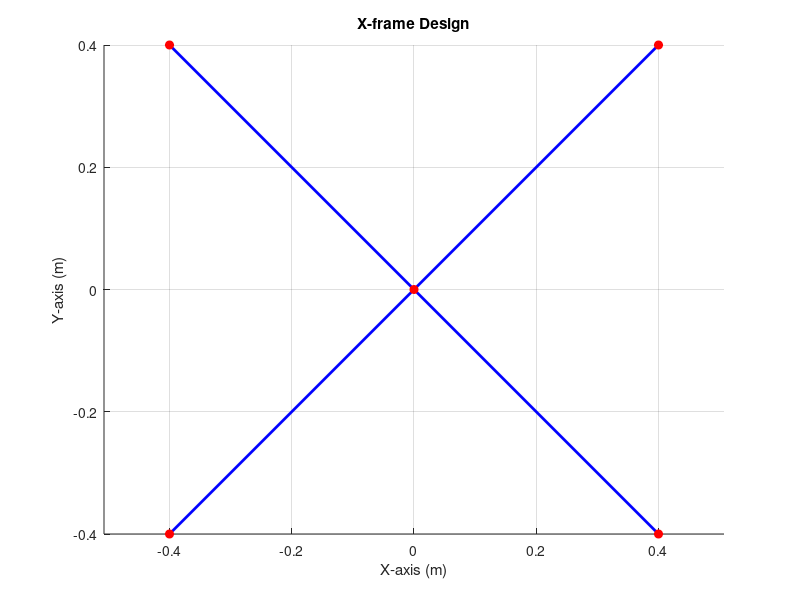
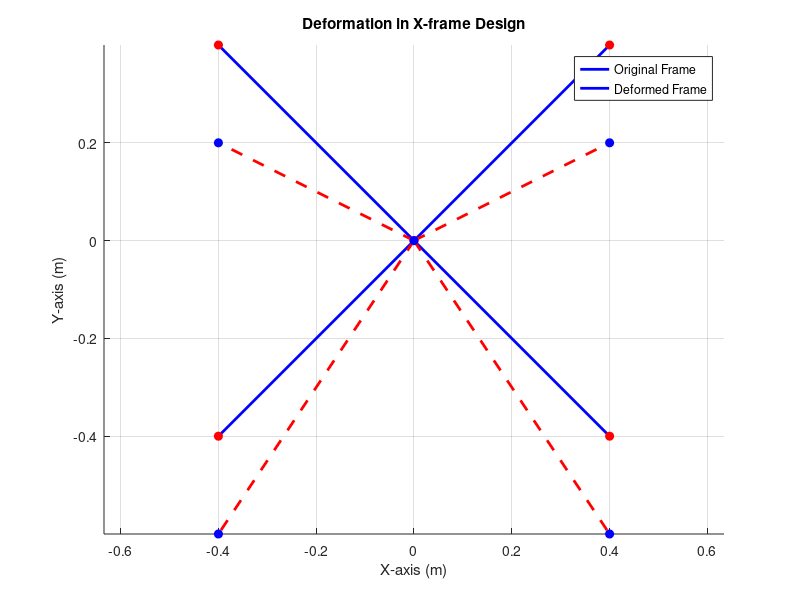

MATLAB code to generate these figures, in order:
% MATLAB Script for Frame Design and Simulation

%% --- Step 1: Define the Frame Configuration ---
% Choose between 'X-frame' or 'H-frame' configurations
% Students can modify the frame type here
frame_type = 'X-frame'; % Options: 'X-frame', 'H-frame'

% Frame dimensions (meters)
arm_length = 0.4; % Length of the frame arms
width = 0.1; % Width of the H-frame (only applies to H-frame)

% Define node positions based on frame type
switch frame_type
    case 'X-frame'
        % X-frame configuration: symmetric arms at 45 degrees
        nodes = [0, 0;  % Center (body of the quadcopter)
            arm_length, arm_length;  % Front-right motor
            -arm_length, arm_length; % Front-left motor
            -arm_length, -arm_length; % Back-left motor
            arm_length, -arm_length]; % Back-right motor
        element_connectivity = [1, 2; 1, 3; 1, 4; 1, 5]; % Arms

    case 'H-frame'
        % H-frame configuration: straight horizontal and vertical arms
        nodes = [0, 0;  % Center (body of the quadcopter)
            width, arm_length; % Front-right motor
            -width, arm_length; % Front-left motor
            -width, -arm_length; % Back-left motor
            width, -arm_length]; % Back-right motor
        element_connectivity = [1, 2; 1, 3; 1, 4; 1, 5]; % Arms
end

% Plot the frame structure
figure;
hold on;
for i = 1:size(element_connectivity, 1)
    plot([nodes(element_connectivity(i, 1), 1), nodes(element_connectivity(i, 2), 1)], ...
        [nodes(element_connectivity(i, 1), 2), nodes(element_connectivity(i, 2), 2)], 'b-', 'LineWidth', 2);
end
plot(nodes(:, 1), nodes(:, 2), 'ro', 'MarkerFaceColor', 'r'); % Plot nodes
axis equal;
title([frame_type ' Design']);
xlabel('X-axis (m)');
ylabel('Y-axis (m)');
grid on;
hold off;

%% --- Step 2: Apply Forces (Simulating Flight Conditions) ---
% Define forces applied to each motor (representing thrust from motors in Newtons)
% For simplicity, assume all motors produce equal thrust
motor_force = 20; % Force applied by each motor (N)
forces = [0, 0; 0, motor_force; 0, motor_force; 0, motor_force; 0, motor_force]; % Force vector [Fx, Fy] for each node

% Calculate resulting moments and loads
% Assume the center node is fixed, forces are applied at the motors
deformations = zeros(size(nodes)); % Placeholder for deformations
displacements = forces(:, 2) / 100; % Simplified calculation for illustration

% Apply simplified displacements to simulate deformation (for visualization only)
deformed_nodes = nodes;
deformed_nodes(2:end, 2) = deformed_nodes(2:end, 2) - displacements(2:end);

%% --- Step 3: Visualization of Deformation ---
figure;
hold on;
% Plot original frame
for i = 1:size(element_connectivity, 1)
    plot([nodes(element_connectivity(i, 1), 1), nodes(element_connectivity(i, 2), 1)], ...
        [nodes(element_connectivity(i, 1), 2), nodes(element_connectivity(i, 2), 2)], 'b-', 'LineWidth', 2);
end
plot(nodes(:, 1), nodes(:, 2), 'ro', 'MarkerFaceColor', 'r'); % Original nodes

% Plot deformed frame
for i = 1:size(element_connectivity, 1)
    plot([deformed_nodes(element_connectivity(i, 1), 1), deformed_nodes(element_connectivity(i, 2), 1)], ...
        [deformed_nodes(element_connectivity(i, 1), 2), deformed_nodes(element_connectivity(i, 2), 2)], 'r--', 'LineWidth', 2);
end
plot(deformed_nodes(:, 1), deformed_nodes(:, 2), 'bo', 'MarkerFaceColor', 'b'); % Deformed nodes
legend('Original Frame', 'Deformed Frame');
title(['Deformation in ' frame_type ' Design']);
xlabel('X-axis (m)');
ylabel('Y-axis (m)');
axis equal;
grid on;
hold off;

%% --- Step 4: Load Distribution Analysis ---
% Summarize forces and resulting deformations for each motor
disp('Frame Design Analysis:');
disp(['Frame Type: ', frame_type]);
disp(['Motor Thrust: ', num2str(motor_force), ' N']);
disp('Resulting Displacements at Motors (Y-direction):');
disp(displacements(2:end)); % Display displacements at motors